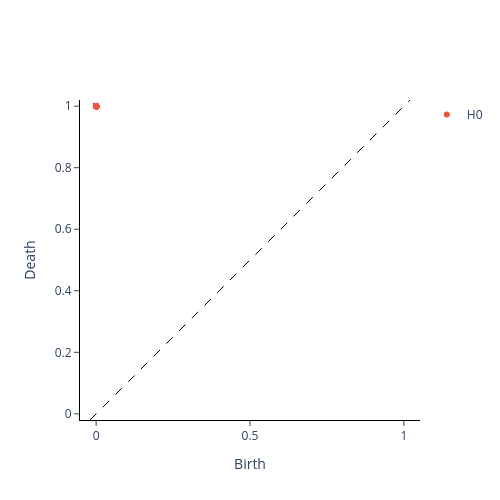

Write notebook code for a chart like this one.
### Code cell
distance_matrix = geodesic_distance_matrix(data, k_neighbors=k)
mprint(distance_matrix)
dgm = ripser_parallel(
    distance_matrix,
    metric="precomputed",
    maxdim=maxdim,
    n_threads=-1,
    # thresh=0.9,
)
dgm_gtda = _postprocess_diagrams([dgm["dgms"]], "ripser", list(range(maxdim + 1)), np.inf, True)[0]
print(calculate_betti_numbers(dgm_gtda, threshold=threshold, dim=maxdim))
plot_diagram(dgm_gtda)

### Figure 1 — Plotly figure (JSON) as saved in the notebook; plotly's stock layout.template omitted (floating-point values rounded to 4 significant figures; data arrays with more than 128 entries replaced by an {"elided": "..."} marker saying what was removed)
{"data": [{"hoverinfo": "none", "line": {"color": "black", "dash": "dash", "width": 1}, "mode": "lines", "showlegend": false, "type": "scatter", "x": [-0.02, 1.02], "y": [-0.02, 1.02]}, {"hoverinfo": "text", "hovertext": {"elided": "1999 str values"}, "mode": "markers", "name": "H0", "type": "scatter", "x": {"elided": "1999 int values"}, "y": {"elided": "1999 int values"}}], "layout": {"height": 500, "plot_bgcolor": "white", "width": 500, "xaxis": {"autorange": false, "exponentformat": "e", "linecolor": "black", "linewidth": 1, "mirror": false, "range": [-0.02, 1.02], "showexponent": "all", "showline": true, "side": "bottom", "ticks": "outside", "title": {"text": "Birth"}, "type": "linear", "zeroline": true}, "yaxis": {"autorange": false, "exponentformat": "e", "linecolor": "black", "linewidth": 1, "mirror": false, "range": [-0.02, 1.02], "scaleanchor": "x", "scaleratio": 1, "showexponent": "all", "showline": true, "side": "left", "ticks": "outside", "title": {"text": "Death"}, "type": "linear", "zeroline": true}}}
